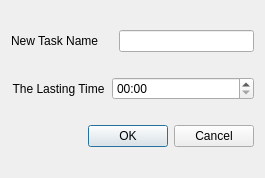
<?xml version="1.0" encoding="UTF-8"?>
<ui version="4.0">
 <class>AddTask</class>
 <widget class="QDialog" name="AddTask">
  <property name="geometry">
   <rect>
    <x>0</x>
    <y>0</y>
    <width>265</width>
    <height>178</height>
   </rect>
  </property>
  <property name="sizePolicy">
   <sizepolicy hsizetype="Fixed" vsizetype="Fixed">
    <horstretch>0</horstretch>
    <verstretch>0</verstretch>
   </sizepolicy>
  </property>
  <property name="baseSize">
   <size>
    <width>280</width>
    <height>180</height>
   </size>
  </property>
  <property name="windowTitle">
   <string>Let's make a new task</string>
  </property>
  <property name="windowIcon">
   <iconset>
    <normaloff>image/f3006b49c9f1fc1519d2bf688fc52e70.ico</normaloff>image/f3006b49c9f1fc1519d2bf688fc52e70.ico</iconset>
  </property>
  <layout class="QVBoxLayout" name="verticalLayout_2">
   <item>
    <layout class="QHBoxLayout" name="horizontalLayout_2" stretch="3,4">
     <item>
      <widget class="QLabel" name="label">
       <property name="text">
        <string>New Task Name</string>
       </property>
      </widget>
     </item>
     <item>
      <widget class="QLineEdit" name="lineEdit"/>
     </item>
    </layout>
   </item>
   <item>
    <layout class="QHBoxLayout" name="horizontalLayout" stretch="2,3">
     <item>
      <widget class="QLabel" name="label_2">
       <property name="layoutDirection">
        <enum>Qt::LayoutDirection::RightToLeft</enum>
       </property>
       <property name="text">
        <string>The Lasting Time</string>
       </property>
       <property name="scaledContents">
        <bool>true</bool>
       </property>
       <property name="alignment">
        <set>Qt::AlignmentFlag::AlignCenter</set>
       </property>
      </widget>
     </item>
     <item>
      <widget class="QTimeEdit" name="timeEdit">
       <property name="displayFormat">
        <string>mm:ss</string>
       </property>
      </widget>
     </item>
    </layout>
   </item>
   <item>
    <widget class="QDialogButtonBox" name="buttonBox">
     <property name="orientation">
      <enum>Qt::Orientation::Horizontal</enum>
     </property>
     <property name="standardButtons">
      <set>QDialogButtonBox::StandardButton::Cancel|QDialogButtonBox::StandardButton::Ok</set>
     </property>
    </widget>
   </item>
  </layout>
 </widget>
 <resources/>
 <connections>
  <connection>
   <sender>buttonBox</sender>
   <signal>rejected()</signal>
   <receiver>AddTask</receiver>
   <slot>reject()</slot>
   <hints>
    <hint type="sourcelabel">
     <x>316</x>
     <y>260</y>
    </hint>
    <hint type="destinationlabel">
     <x>286</x>
     <y>274</y>
    </hint>
   </hints>
  </connection>
 </connections>
</ui>
